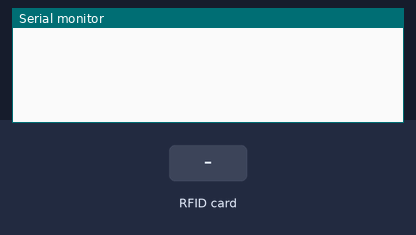
Bench run of a sketch on a simulated TI Tiva C LaunchPad. On the bench: the last lines printed to the serial monitor. The test bench sets the inputs (shaded band).

Above: at 1.2 s.
1.3 s: RFID card EB 08 DC 5E held to the reader
At 2.2 s:
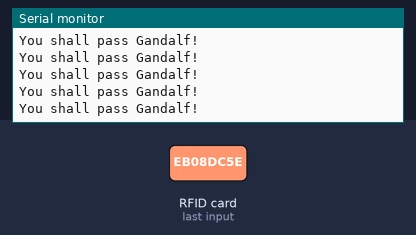
2.8 s: RFID card 5E 7A 19 C4 held to the reader
At 3.7 s:
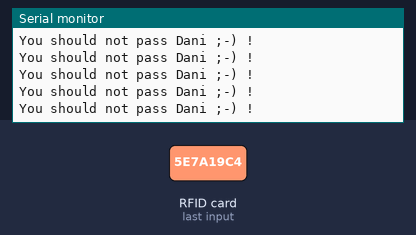

Measured:
- after the input at 1.3 s, the serial monitor: prints a new line at once (image 1)
- after the input at 2.8 s, the serial monitor: prints a new line at once (image 2)

The sketch:

RFID_RC522.ino
```cpp
/*
 * ----------------------------------------------------------------------------
 * Bsed on the example and library of Miguel Balboa
 * availablee at https://github.com/miguelbalboa/rfid
 * Released into the public domain.
 * ----------------------------------------------------------------------------
 * Example sketch/program working on Intel Galileo Gen 2 (it should work at least
 * on Arduino UNO without changes).
 * It reads Tags or Cards using a MFRC522 based RFID Reader on the Arduino SPI interface.
 *
 * If your reader supports it, this sketch/program will read all the PICCs
 * presented (that is: multiple tag reading). So if you stack two or more
 * PICCs on top of each other and present them to the reader, it will first
 * output all details of the first and then the next PICC. Note that this
 * may take some time as all data blocks are dumped, so keep the PICCs at
 * reading distance until complete.
 *
 * Typical pin layout used:
 * ------------------------------------------------------------
 *             MFRC522      Arduino         Arduino   Arduino
 *             Reader/PCD   Uno or Galileo  Mega      Nano v3
 * Signal      Pin          Pin             Pin       Pin
 * ------------------------------------------------------------
 * RST/Reset   RST          9               5         D9
 * SPI SS      SDA(SS)      10              53        D10
 * SPI MOSI    MOSI         11 / ICSP-4     51        D11
 * SPI MISO    MISO         12 / ICSP-1     50        D12
 * SPI SCK     SCK          13 / ICSP-3     52        D13
 */

// Core library for code-sense
#if defined(WIRING) // Wiring specific
#include "Wiring.h"
#elif defined(MAPLE_IDE) // Maple specific
#include "WProgram.h"
#elif defined(MPIDE) // chipKIT specific
#include "WProgram.h"
#elif defined(ENERGIA) // LaunchPad, FraunchPad and StellarPad specific
#include "Energia.h"
#elif defined(CORE_TEENSY) // Teensy specific
#include "WProgram.h"
#elif defined(ARDUINO) && (ARDUINO >= 100) // Arduino 1.0 and 1.5 specific
#include "Arduino.h"
#elif defined(ARDUINO) && (ARDUINO < 100) // Arduino 23 specific
#include "WProgram.h"
#else // error
#error Platform not defined
#endif


#include <SPI.h>
#include <MFRC522.h>

MFRC522 mfrc522(PA_3, PB_2);	// Create MFRC522 instance(SS_PIN, RST_PIN)

#define NUM_KNOWN_KEYS   8
// Known keys, see: https://code.google.com/p/mfcuk/wiki/MifareClassicDefaultKeys
byte knownKeys[NUM_KNOWN_KEYS][MFRC522::MF_KEY_SIZE] =  {
  {0xff, 0xff, 0xff, 0xff, 0xff, 0xff}, // FF FF FF FF FF FF = factory default
  {0xa0, 0xa1, 0xa2, 0xa3, 0xa4, 0xa5}, // A0 A1 A2 A3 A4 A5
  {0xb0, 0xb1, 0xb2, 0xb3, 0xb4, 0xb5}, // B0 B1 B2 B3 B4 B5
  {0x4d, 0x3a, 0x99, 0xc3, 0x51, 0xdd}, // 4D 3A 99 C3 51 DD
  {0x1a, 0x98, 0x2c, 0x7e, 0x45, 0x9a}, // 1A 98 2C 7E 45 9A
  {0xd3, 0xf7, 0xd3, 0xf7, 0xd3, 0xf7}, // D3 F7 D3 F7 D3 F7
  {0xaa, 0xbb, 0xcc, 0xdd, 0xee, 0xff}, // AA BB CC DD EE FF
  {0x00, 0x00, 0x00, 0x00, 0x00, 0x00}  // 00 00 00 00 00 00
};

#define NUM_KNOWN_CARDS  2
byte goodCards[NUM_KNOWN_CARDS][8] = {  {0xEB, 0x08, 0xDC, 0x5E},
  {0xEB, 0x08, 0xDC, 0x5F}  //EB 08 DC 5F = 235822095
};


/*********************************************************************************************/

/*
 * Try using the PICC (the tag/card) with the given key to access block 0.
 * @return true when the given key worked, false otherwise.
 */
boolean try_key(MFRC522::MIFARE_Key *key)
{
    byte buffer[18];
    byte block = 0;

    // Serial.println("Authenticating using key A...");
    if (mfrc522.PCD_Authenticate(MFRC522::PICC_CMD_MF_AUTH_KEY_A, block, key, &(mfrc522.uid)) == MFRC522::STATUS_OK) {
      byte byteCount = sizeof(buffer);

      // Read block
      if (mfrc522.MIFARE_Read(block, buffer, &byteCount) == MFRC522::STATUS_OK) {
        // Successful read
        mfrc522.PICC_HaltA();       // Halt PICC
        mfrc522.PCD_StopCrypto1();  // Stop encryption on PCD
        return true;
      }
    }
    return false;
}

/*
 * Search if the uid (of the tag/card) is in the "list" (array) of validCards
 * @return true when the given key worked, false otherwise.
*/
boolean is_user_auth(){
  for (byte k = 0; k < NUM_KNOWN_CARDS; k++)
    if (memcmp(&goodCards[k][0], &mfrc522.uid.uidByte, mfrc522.uid.size) == 0)
      return true;
  return false;
}

/*********************************************************************************************/

void setup() {
  Serial.begin(9600);		// Initialize serial communications with the PC
  SPI.begin();			// Init SPI bus
  mfrc522.PCD_Init();		// Init MFRC522
}

void loop() {
  // Look for new cards
  if ( mfrc522.PICC_IsNewCardPresent())
    if ( mfrc522.PICC_ReadCardSerial()){
      // Try the known default keys
      MFRC522::MIFARE_Key key;

      for (byte k = 0; k < NUM_KNOWN_KEYS; k++) {
        // Copy the known key into the MIFARE_Key structure
        memcpy(&key.keyByte, &knownKeys[k][0], MFRC522::MF_KEY_SIZE);
        // Try the key
        if ( try_key(&key) )
          // Found and reported on the key and block, no need to try other keys for this PICC
          if ( is_user_auth() )
            //The user is authenticated
            Serial.println("You shall pass Gandalf!");
          else
            Serial.println("You should not pass Dani ;-) !");
        else
          break;
      }
    }
}
```
